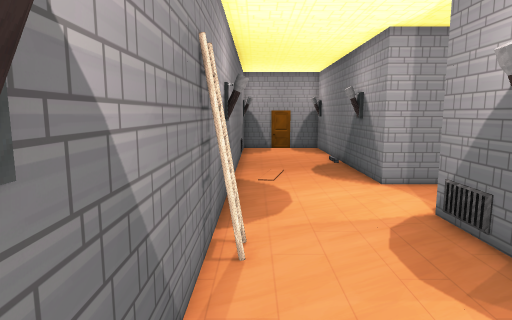
[1] (above)

13 first-person views from a walk through a level from a Godot 3-D game. The camera is 1.4 m above the floor, tilts 8° down and sees 75° across. The floor is counted in squares, 0.5 m on a side. Each view is taken from the middle of a square. On the plan, view 1 faces up. The plan holds only what a view shows up to about 20 squares ahead; the rest is blank.

[2]
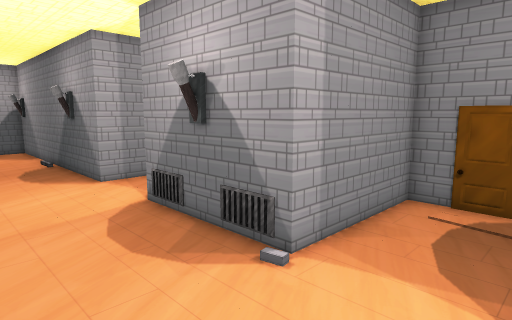

[3]
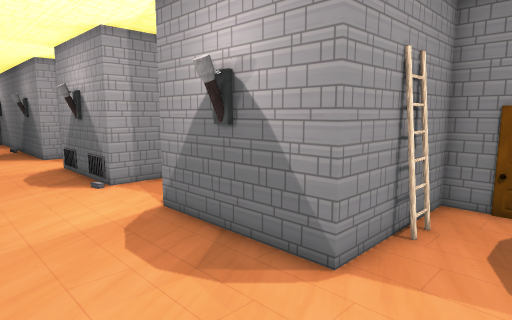

[4]
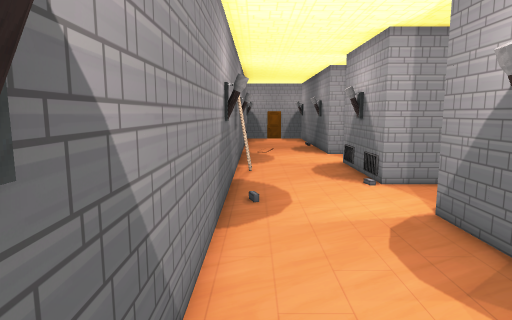

[5]
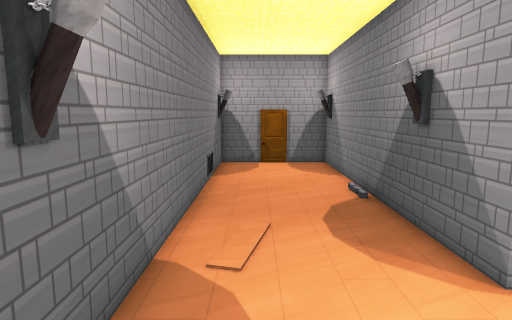

[6]
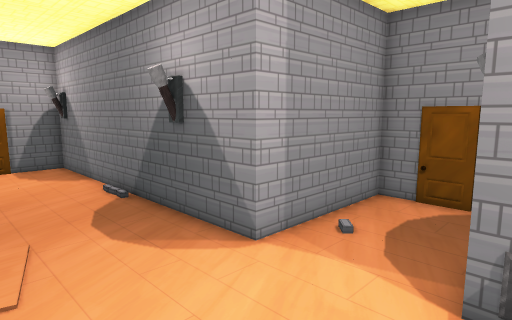

[7]
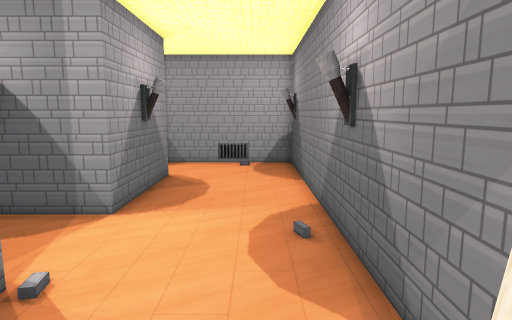

[8]
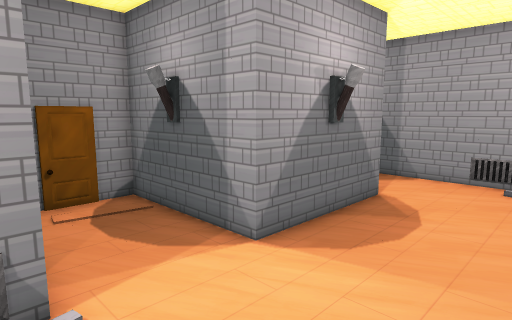

[9]
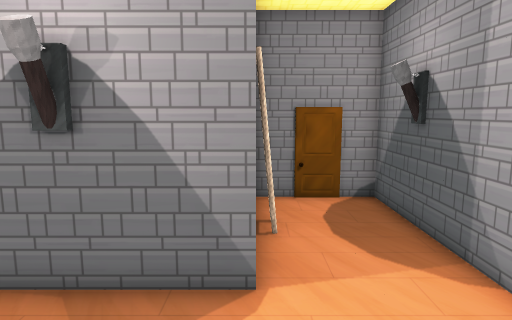

[10]
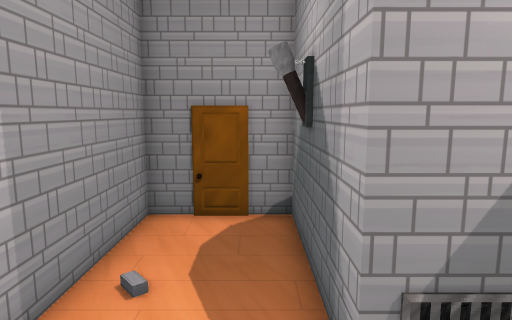

[11]
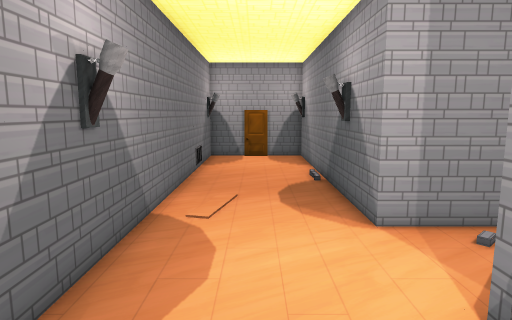

[12]
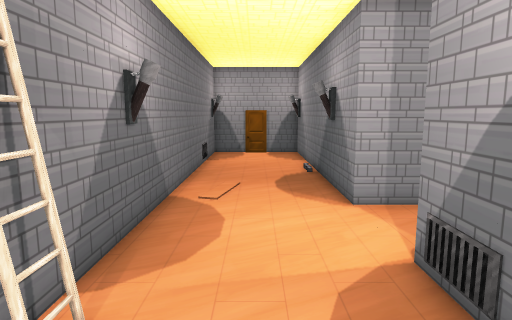

[13]
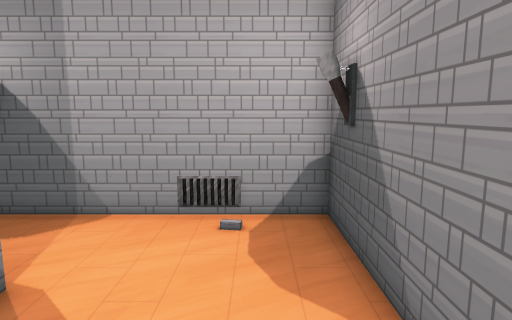

### Floor plan
Points are (right, up) in squares from view 1. A wall is a line through its corners. A room is listed if a view was taken in it or the views show most of it. See-through windows are left out.
Room 1 (views 1, 2, 3, 4, 5, 6, 7, 8, 9, 10, 11, 12, 13)
walls: (5, 3) (5, 9) (11, 9) (11, 13) (5, 13) (5, 27) (-1, 27) (-1, -11) (11, -11) (11, -7) (5, -7) (5, -1) (11, -1) (11, 3) (5, 3)
ways out: closed door at (1.5, 27); closed door at (11, -9); closed door at (11, 1); closed door at (11, 11)
objects: ladder (-1, 7); ladder (8, -7)

Where each view was taken, in squares from view 1:
view 1: 0 up, 0 right, facing up
view 2: 1 down, 0 right, facing up-right
view 3: 10 down, 0 right, facing up-right
view 4: 10 down, 0 right, facing up
view 5: 8 up, 1 right, facing up
view 6: 8 up, 0 right, facing up-right
view 7: 8 up, 1 right, facing down
view 8: 4 up, 0 right, facing down-right
view 9: 7 down, 0 right, facing right
view 10: 10 up, 2 right, facing right
view 11: 5 up, 2 right, facing up
view 12: 3 up, 2 right, facing up
view 13: 2 down, 1 right, facing down
